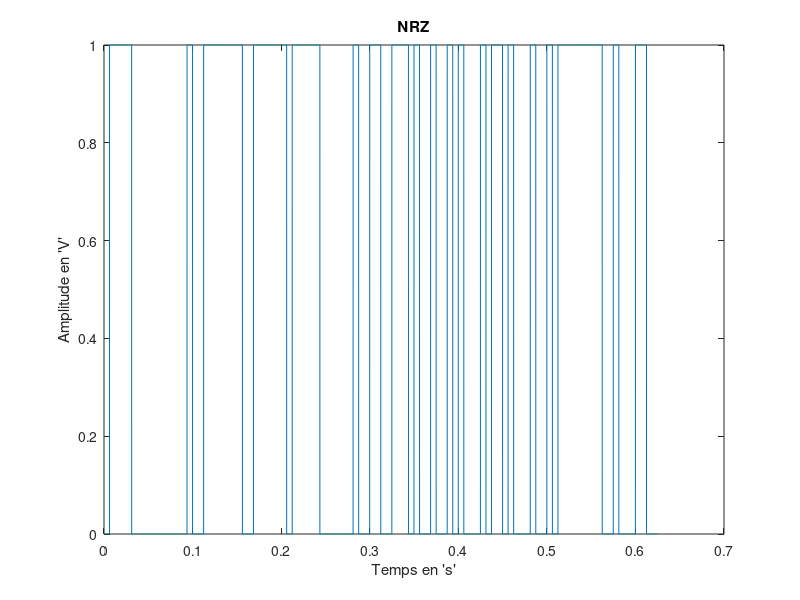
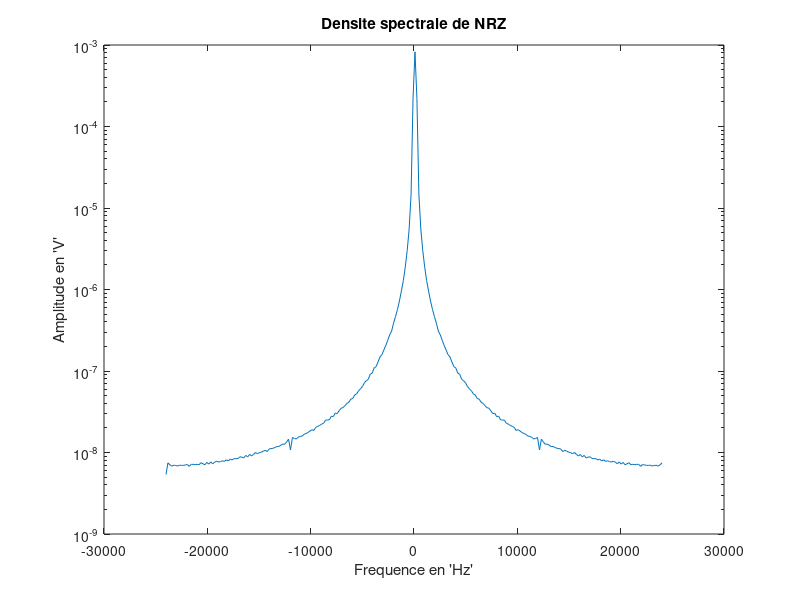

MATLAB code to generate these figures, in order: (Note: this script raises an error after producing the figures.)
close all
clear all

Fc = 7000; %Hz
Delta_F = 1000; %Hz
F0 = Fc - Delta_F; %Hz
F1 = Fc + Delta_F; %Hz
Ns = 300;
Fe = 48000; %Hz
Te = 1/Fe; %s
Ts = Ns*Te;
n_bit = 100;
temps = 0:Te:(Ns*n_bit-1)*Te;
%% 3.1

%1

A = randi([0,1],1,n_bit);
NRZ = kron(A,ones(1,Ns));

%2

figure(1)
plot(temps,NRZ)
xlabel("Temps en 's'")
ylabel("Amplitude en 'V'")
title('NRZ')

%3

DSP_NRZ = pwelch(NRZ,[],[],[],Fe,'twosided');
Freq = linspace(-Fe/2, Fe/2, length(DSP_NRZ));
figure(2)
semilogy(Freq, fftshift(abs(DSP_NRZ)))
xlabel("Frequence en 'Hz'")
ylabel("Amplitude en 'V'")
title('Densite spectrale de NRZ')

%4

S_NRZ = (1/4)*Ts*(sinc(pi*Freq*Ts)).^2 + 1/4*dirac1(Freq);
figure(3)
semilogy(Freq, fftshift(abs(DSP_NRZ)),"r")
xlabel("Frequence en 'Hz'")
ylabel("Amplitude en 'V'")
title('Densite spectrale de NRZ')
hold on
semilogy(Freq, fftshift(abs(S_NRZ)),"b")

%% 3.2

%1
phi0 = rand*2*pi;
phi1 = rand*2*pi;
s0 = cos(2*pi*F0*temps + phi0);
s1 = cos(2*pi*F1*temps + phi1);
x = (1-NRZ).*s0 + NRZ.*s1;

%2
figure(4)
plot(temps,x)
xlabel("Temps en 's'")
ylabel("Amplitude en 'V'")
title('NRZ')



